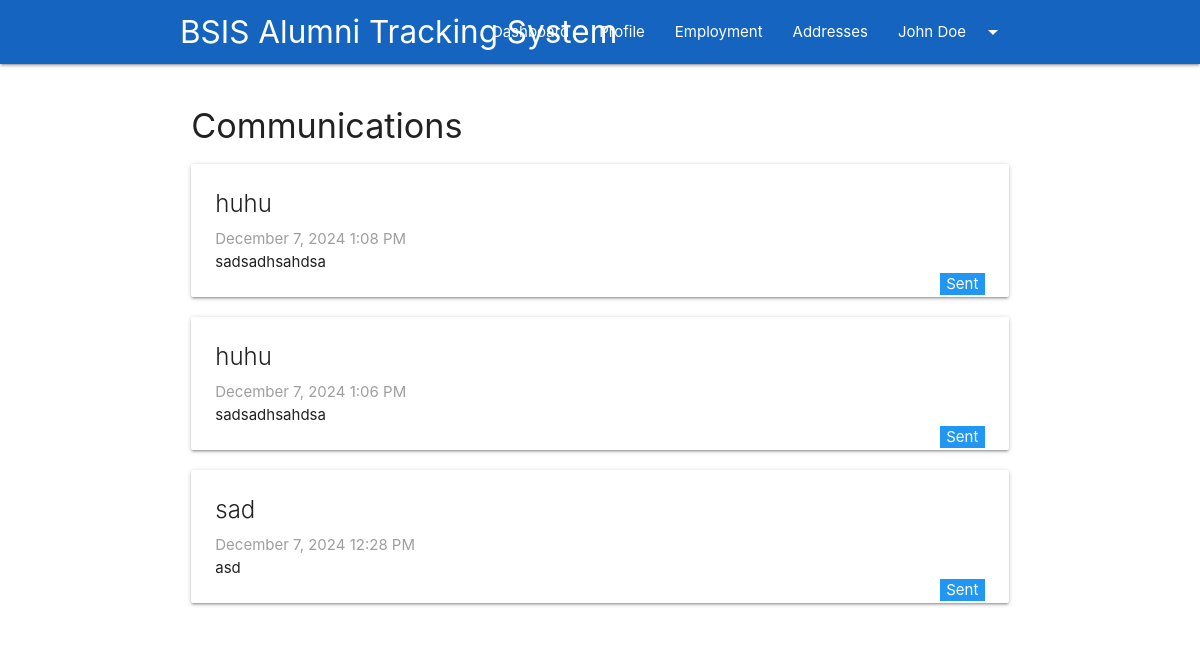
Screenshot of /alumni/communications.php (signed in) with the database file from the repository.
### tables this page shows
CREATE TABLE `communicationrecipients` (
  `recipient_id` int(11) NOT NULL,
  `log_id` int(11) DEFAULT NULL,
  `user_id` int(11) DEFAULT NULL,
  `delivery_status` enum('Sent','Delivered','Read','Failed') DEFAULT NULL
);

CREATE TABLE `communicationlog` (
  `log_id` int(11) NOT NULL,
  `sender_admin_id` int(11) DEFAULT NULL,
  `communication_type` enum('Announcement','Newsletter','Event Invitation','Individual Email') DEFAULT NULL,
  `subject` varchar(255) DEFAULT NULL,
  `message_body` text DEFAULT NULL,
  `sent_timestamp` timestamp NOT NULL DEFAULT current_timestamp(),
  `recipient_group` enum('All Alumni','Specific Graduation Year','Filtered Group') DEFAULT NULL
);

### classes/Communication.php (called while the page is built)
<?php
class Communication {
    private $conn;
    public function __construct($db) {
        $this->conn = $db;
    }
    public function getUserCommunications($userId) {
        $query = "SELECT cl.*, cr.delivery_status
                 FROM CommunicationLog cl
                 JOIN CommunicationRecipients cr ON cl.log_id = cr.log_id
                 WHERE cr.user_id = :user_id
                 ORDER BY cl.sent_timestamp DESC";
        try {
            $stmt = $this->conn->prepare($query);
            $stmt->bindParam(':user_id', $userId, PDO::PARAM_INT);
            $stmt->execute();
            return $stmt->fetchAll(PDO::FETCH_ASSOC);
        } catch(PDOException $e) {
            error_log("Error in getUserCommunications: " . $e->getMessage());
            return [];
        }
    }
}

### alumni/communications.php (the view, shortened to what this page needs)
<?php
require_once '../classes/Communication.php';
$database = new Database();
$db = $database->getConnection();
$communication = new Communication($db);
$messages = $communication->getUserCommunications($_SESSION['user_id']);
?>
<?php include '../includes/header.php'; ?>
<?php include 'includes/alumni_navbar.php'; ?>
<div class="container">
    <div class="row">
        <div class="col s12">
            <h4>Communications</h4>
            <?php if (empty($messages)): ?>
                <div class="card-panel">
                    <p>No communications found.</p>
                </div>
            <?php else: ?>
                <?php foreach ($messages as $message): ?>
                    <div class="card">
                        <div class="card-content">
                            <span class="card-title"><?php echo $message['subject']; ?></span>
                            <p class="grey-text">
                                <?php echo date('F j, Y g:i A', strtotime($message['sent_timestamp'])); ?>
                            </p>
                            <p><?php echo $message['message_body']; ?></p>
                            <span class="badge <?php echo $message['delivery_status'] == 'Read' ? 'green' : 'blue'; ?> white-text">
                                <?php echo $message['delivery_status']; ?>
                            </span>
                        </div>
                    </div>
                <?php endforeach; ?>
            <?php endif; ?>
        </div>
    </div>
</div>
<?php include '../includes/footer.php'; ?>

### assets/css/custom.css (style rules this page uses)
.card { margin-top: 20px; }

### rows the page displays
communicationrecipients: log.subject "huhu", log.sent_timestamp "December 7, 2024 1:08 PM", log.message_body "sadsadhsahdsa", delivery_status "Sent"
communicationrecipients: log.subject "huhu", log.sent_timestamp "December 7, 2024 1:06 PM", log.message_body "sadsadhsahdsa", delivery_status "Sent"
communicationrecipients: log.subject "sad", log.sent_timestamp "December 7, 2024 12:28 PM", log.message_body "asd", delivery_status "Sent"

### other values shown
SITE_NAME "BSIS Alumni Tracking System"
$_SESSION['user_name'] "John Doe"
